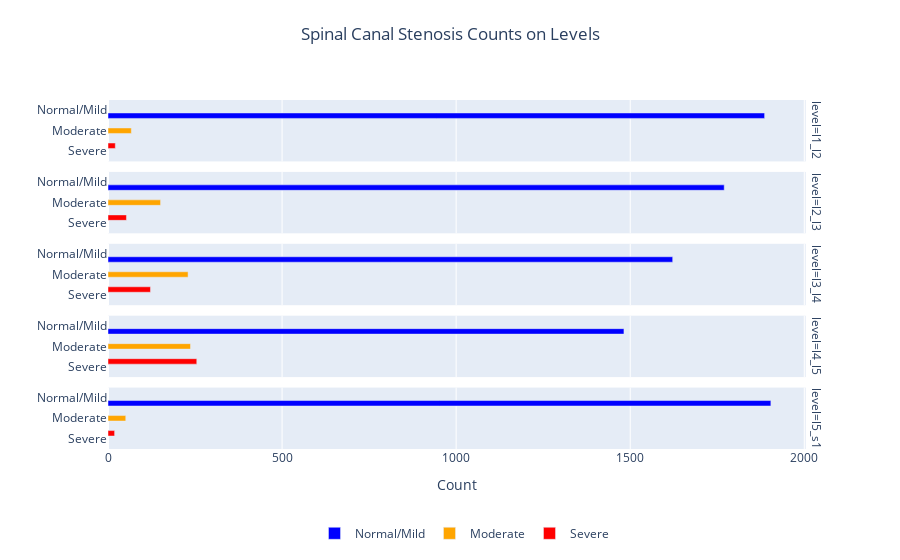

Notebook code for this chart:
### Code cell
visualize_counts(df_train_spinal_canal_stenosis_counts, 'spinal_canal_stenosis', 'Spinal Canal Stenosis Counts on Levels')

### Figure 1 — Plotly figure (JSON) as saved in the notebook; plotly's stock layout.template omitted (floating-point values rounded to 4 significant figures)
{"data": [{"alignmentgroup": "True", "hovertemplate": "=%{y}<br>level=l1_l2<br>Count=%{x}<extra></extra>", "legendgroup": "Normal/Mild", "marker": {"color": "blue", "pattern": {"shape": ""}}, "name": "Normal/Mild", "offsetgroup": "Normal/Mild", "orientation": "h", "showlegend": true, "textposition": "auto", "type": "bar", "x": [1886], "xaxis": "x5", "y": ["Normal/Mild"], "yaxis": "y5"}, {"alignmentgroup": "True", "hovertemplate": "=%{y}<br>level=l2_l3<br>Count=%{x}<extra></extra>", "legendgroup": "Normal/Mild", "marker": {"color": "blue", "pattern": {"shape": ""}}, "name": "Normal/Mild", "offsetgroup": "Normal/Mild", "orientation": "h", "showlegend": false, "textposition": "auto", "type": "bar", "x": [1770], "xaxis": "x4", "y": ["Normal/Mild"], "yaxis": "y4"}, {"alignmentgroup": "True", "hovertemplate": "=%{y}<br>level=l3_l4<br>Count=%{x}<extra></extra>", "legendgroup": "Normal/Mild", "marker": {"color": "blue", "pattern": {"shape": ""}}, "name": "Normal/Mild", "offsetgroup": "Normal/Mild", "orientation": "h", "showlegend": false, "textposition": "auto", "type": "bar", "x": [1622], "xaxis": "x3", "y": ["Normal/Mild"], "yaxis": "y3"}, {"alignmentgroup": "True", "hovertemplate": "=%{y}<br>level=l4_l5<br>Count=%{x}<extra></extra>", "legendgroup": "Normal/Mild", "marker": {"color": "blue", "pattern": {"shape": ""}}, "name": "Normal/Mild", "offsetgroup": "Normal/Mild", "orientation": "h", "showlegend": false, "textposition": "auto", "type": "bar", "x": [1482], "xaxis": "x2", "y": ["Normal/Mild"], "yaxis": "y2"}, {"alignmentgroup": "True", "hovertemplate": "=%{y}<br>level=l5_s1<br>Count=%{x}<extra></extra>", "legendgroup": "Normal/Mild", "marker": {"color": "blue", "pattern": {"shape": ""}}, "name": "Normal/Mild", "offsetgroup": "Normal/Mild", "orientation": "h", "showlegend": false, "textposition": "auto", "type": "bar", "x": [1904], "xaxis": "x", "y": ["Normal/Mild"], "yaxis": "y"}, {"alignmentgroup": "True", "hovertemplate": "=%{y}<br>level=l1_l2<br>Count=%{x}<extra></extra>", "legendgroup": "Moderate", "marker": {"color": "orange", "pattern": {"shape": ""}}, "name": "Moderate", "offsetgroup": "Moderate", "orientation": "h", "showlegend": true, "textposition": "auto", "type": "bar", "x": [67], "xaxis": "x5", "y": ["Moderate"], "yaxis": "y5"}, {"alignmentgroup": "True", "hovertemplate": "=%{y}<br>level=l2_l3<br>Count=%{x}<extra></extra>", "legendgroup": "Moderate", "marker": {"color": "orange", "pattern": {"shape": ""}}, "name": "Moderate", "offsetgroup": "Moderate", "orientation": "h", "showlegend": false, "textposition": "auto", "type": "bar", "x": [151], "xaxis": "x4", "y": ["Moderate"], "yaxis": "y4"}, {"alignmentgroup": "True", "hovertemplate": "=%{y}<br>level=l3_l4<br>Count=%{x}<extra></extra>", "legendgroup": "Moderate", "marker": {"color": "orange", "pattern": {"shape": ""}}, "name": "Moderate", "offsetgroup": "Moderate", "orientation": "h", "showlegend": false, "textposition": "auto", "type": "bar", "x": [230], "xaxis": "x3", "y": ["Moderate"], "yaxis": "y3"}, {"alignmentgroup": "True", "hovertemplate": "=%{y}<br>level=l4_l5<br>Count=%{x}<extra></extra>", "legendgroup": "Moderate", "marker": {"color": "orange", "pattern": {"shape": ""}}, "name": "Moderate", "offsetgroup": "Moderate", "orientation": "h", "showlegend": false, "textposition": "auto", "type": "bar", "x": [237], "xaxis": "x2", "y": ["Moderate"], "yaxis": "y2"}, {"alignmentgroup": "True", "hovertemplate": "=%{y}<br>level=l5_s1<br>Count=%{x}<extra></extra>", "legendgroup": "Moderate", "marker": {"color": "orange", "pattern": {"shape": ""}}, "name": "Moderate", "offsetgroup": "Moderate", "orientation": "h", "showlegend": false, "textposition": "auto", "type": "bar", "x": [51], "xaxis": "x", "y": ["Moderate"], "yaxis": "y"}, {"alignmentgroup": "True", "hovertemplate": "=%{y}<br>level=l1_l2<br>Count=%{x}<extra></extra>", "legendgroup": "Severe", "marker": {"color": "red", "pattern": {"shape": ""}}, "name": "Severe", "offsetgroup": "Severe", "orientation": "h", "showlegend": true, "textposition": "auto", "type": "bar", "x": [21], "xaxis": "x5", "y": ["Severe"], "yaxis": "y5"}, {"alignmentgroup": "True", "hovertemplate": "=%{y}<br>level=l2_l3<br>Count=%{x}<extra></extra>", "legendgroup": "Severe", "marker": {"color": "red", "pattern": {"shape": ""}}, "name": "Severe", "offsetgroup": "Severe", "orientation": "h", "showlegend": false, "textposition": "auto", "type": "bar", "x": [53], "xaxis": "x4", "y": ["Severe"], "yaxis": "y4"}, {"alignmentgroup": "True", "hovertemplate": "=%{y}<br>level=l3_l4<br>Count=%{x}<extra></extra>", "legendgroup": "Severe", "marker": {"color": "red", "pattern": {"shape": ""}}, "name": "Severe", "offsetgroup": "Severe", "orientation": "h", "showlegend": false, "textposition": "auto", "type": "bar", "x": [122], "xaxis": "x3", "y": ["Severe"], "yaxis": "y3"}, {"alignmentgroup": "True", "hovertemplate": "=%{y}<br>level=l4_l5<br>Count=%{x}<extra></extra>", "legendgroup": "Severe", "marker": {"color": "red", "pattern": {"shape": ""}}, "name": "Severe", "offsetgroup": "Severe", "orientation": "h", "showlegend": false, "textposition": "auto", "type": "bar", "x": [255], "xaxis": "x2", "y": ["Severe"], "yaxis": "y2"}, {"alignmentgroup": "True", "hovertemplate": "=%{y}<br>level=l5_s1<br>Count=%{x}<extra></extra>", "legendgroup": "Severe", "marker": {"color": "red", "pattern": {"shape": ""}}, "name": "Severe", "offsetgroup": "Severe", "orientation": "h", "showlegend": false, "textposition": "auto", "type": "bar", "x": [19], "xaxis": "x", "y": ["Severe"], "yaxis": "y"}], "layout": {"annotations": [{"font": {}, "showarrow": false, "text": "level=l5_s1", "textangle": 90, "x": 0.98, "xanchor": "left", "xref": "paper", "y": 0.088, "yanchor": "middle", "yref": "paper"}, {"font": {}, "showarrow": false, "text": "level=l4_l5", "textangle": 90, "x": 0.98, "xanchor": "left", "xref": "paper", "y": 0.294, "yanchor": "middle", "yref": "paper"}, {"font": {}, "showarrow": false, "text": "level=l3_l4", "textangle": 90, "x": 0.98, "xanchor": "left", "xref": "paper", "y": 0.5, "yanchor": "middle", "yref": "paper"}, {"font": {}, "showarrow": false, "text": "level=l2_l3", "textangle": 90, "x": 0.98, "xanchor": "left", "xref": "paper", "y": 0.706, "yanchor": "middle", "yref": "paper"}, {"font": {}, "showarrow": false, "text": "level=l1_l2", "textangle": 90, "x": 0.98, "xanchor": "left", "xref": "paper", "y": 0.912, "yanchor": "middle", "yref": "paper"}], "autosize": true, "barmode": "group", "legend": {"orientation": "h", "title": {"text": ""}, "tracegroupgap": 0, "x": 0.5, "xanchor": "center", "y": -0.2, "yanchor": "top"}, "title": {"pad": {"b": 20}, "text": "Spinal Canal Stenosis Counts on Levels", "x": 0.5, "xanchor": "center", "y": 0.95, "yanchor": "top"}, "xaxis": {"anchor": "y", "autorange": true, "domain": [0, 0.98], "range": [0, 2004.0], "title": {"text": "Count"}, "type": "linear"}, "xaxis2": {"anchor": "y2", "autorange": true, "domain": [0, 0.98], "matches": "x", "range": [0, 2004.0], "showticklabels": false, "type": "linear"}, "xaxis3": {"anchor": "y3", "autorange": true, "domain": [0, 0.98], "matches": "x", "range": [0, 2004.0], "showticklabels": false, "type": "linear"}, "xaxis4": {"anchor": "y4", "autorange": true, "domain": [0, 0.98], "matches": "x", "range": [0, 2004.0], "showticklabels": false, "type": "linear"}, "xaxis5": {"anchor": "y5", "autorange": true, "domain": [0, 0.98], "matches": "x", "range": [0, 2004.0], "showticklabels": false, "type": "linear"}, "yaxis": {"anchor": "x", "autorange": true, "categoryarray": ["Severe", "Moderate", "Normal/Mild"], "categoryorder": "array", "domain": [0, 0.176], "range": [-0.5, 2.5], "title": {"text": ""}, "type": "category"}, "yaxis2": {"anchor": "x2", "autorange": true, "categoryarray": ["Severe", "Moderate", "Normal/Mild"], "categoryorder": "array", "domain": [0.206, 0.382], "matches": "y", "range": [-0.5, 2.5], "title": {"text": ""}, "type": "category"}, "yaxis3": {"anchor": "x3", "autorange": true, "categoryarray": ["Severe", "Moderate", "Normal/Mild"], "categoryorder": "array", "domain": [0.412, 0.588], "matches": "y", "range": [-0.5, 2.5], "title": {"text": ""}, "type": "category"}, "yaxis4": {"anchor": "x4", "autorange": true, "categoryarray": ["Severe", "Moderate", "Normal/Mild"], "categoryorder": "array", "domain": [0.618, 0.794], "matches": "y", "range": [-0.5, 2.5], "title": {"text": ""}, "type": "category"}, "yaxis5": {"anchor": "x5", "autorange": true, "categoryarray": ["Severe", "Moderate", "Normal/Mild"], "categoryorder": "array", "domain": [0.824, 1], "matches": "y", "range": [-0.5, 2.5], "title": {"text": ""}, "type": "category"}}}
